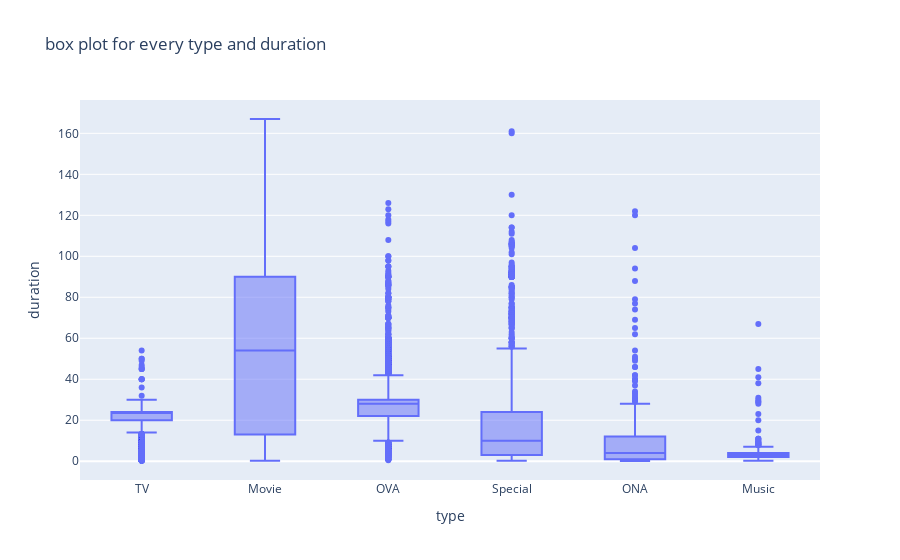

Notebook code cell kept with this figure:
### Code cell
fig = px.box(data_frame=df,
              x='type',
              y='duration',
       title='box plot for every type and duration')
fig.show()

### Figure 1 — Plotly figure (JSON) as saved in the notebook; plotly's stock layout.template omitted (floating-point values rounded to 4 significant figures; data arrays with more than 128 entries replaced by an {"elided": "..."} marker saying what was removed)
{"data": [{"alignmentgroup": "True", "hovertemplate": "type=%{x}<br>duration=%{y}<extra></extra>", "legendgroup": "", "marker": {"color": "#636efa"}, "name": "", "notched": false, "offsetgroup": "", "orientation": "v", "showlegend": false, "type": "box", "x": {"elided": "17192 str values"}, "x0": " ", "xaxis": "x", "y": {"elided": "17192 float values"}, "y0": " ", "yaxis": "y"}], "layout": {"boxmode": "group", "legend": {"tracegroupgap": 0}, "title": {"text": "box plot for every type and duration"}, "xaxis": {"anchor": "y", "domain": [0, 1], "title": {"text": "type"}}, "yaxis": {"anchor": "x", "domain": [0, 1], "title": {"text": "duration"}}}}
